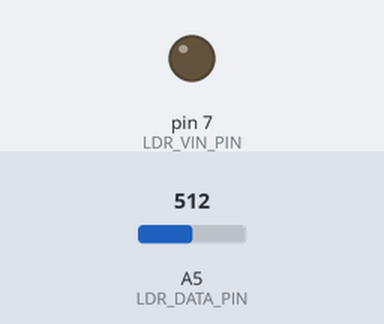
Simulated run of this sketch. Board: Arduino Uno, built with avr-gcc and run on an emulated ATmega328P. Shown: output pins drawn as LEDs (lit = HIGH). Inputs (shaded band) come from the test bench; at power-on: A5 (LDR_DATA_PIN) = 512. Pins used as bus, display or sensor lines are not drawn.

Above: at 15.0 s.
At 30.4 s:
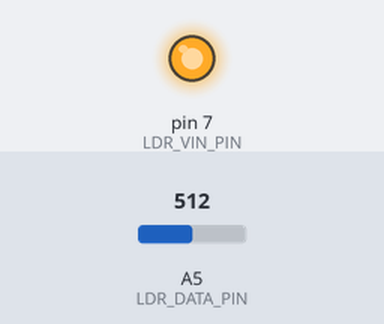
Timing chart, 0 to 40.2 s (numbered marks = the images above):
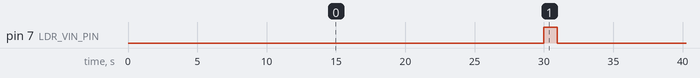

The sketch:

sensor_node.ino
```cpp
#include <LowPower.h>
#include <RCSwitch.h>

#define NUM_SAMPLES 500
#define LDR_THRESHOLD 600
#define LDR_VIN_PIN 7
#define LDR_DATA_PIN 5
#define TX_VIN_PIN 8
#define TX_DATA_PIN 10
#define TIME_SLEEPING 30
#define NODE_ID 0

// Instancia objeto de comunicação
RCSwitch mySwitch = RCSwitch();

float get_ldr_value() {
  // Obtém amostras do LDR
  float status = 0.0;
  for (int i = 0; i < NUM_SAMPLES; i++)
    status += analogRead(LDR_DATA_PIN);

  return status / NUM_SAMPLES;
}

void read_and_send_data() {
  // Obtém medidas do sensor
  digitalWrite(LDR_VIN_PIN, HIGH);
  float ldr_measure = get_ldr_value();

  // Transmite os dados
  digitalWrite(TX_VIN_PIN, HIGH);
  mySwitch.send(NODE_ID, 24);
  mySwitch.send(int(ldr_measure), 24);
}

void setup() {
  // Configura pinos de alimentação do sensor e RF
  pinMode(LDR_VIN_PIN, OUTPUT);
  pinMode(TX_VIN_PIN, OUTPUT);

  // Configura pino de dados do RF
  mySwitch.enableTransmit(TX_DATA_PIN);
}

void loop() {
  // Permanece em modo de baixo consumo durante 'TIME_SLEEPING' segundos
  for (int i = 0; i < TIME_SLEEPING; i++)
    LowPower.powerDown(SLEEP_1S, ADC_OFF, BOD_OFF);

  // Sensor realiza leitura e transmite estado da vaga
  read_and_send_data();

  // Volta ao modo de baixo consumo
  digitalWrite(LDR_VIN_PIN, LOW);
  digitalWrite(TX_VIN_PIN, LOW);
}
```

Measured:
- by itself, pin 7 (LDR_VIN_PIN): alternates HIGH for 0.96 s and LOW for 30.0 s
